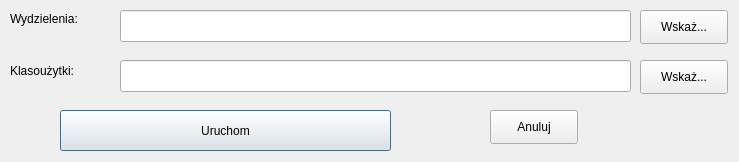
<?xml version="1.0" encoding="UTF-8"?>
<ui version="4.0">
 <class>Dialog</class>
 <widget class="QDialog" name="Dialog">
  <property name="geometry">
   <rect>
    <x>0</x>
    <y>0</y>
    <width>739</width>
    <height>162</height>
   </rect>
  </property>
  <property name="minimumSize">
   <size>
    <width>739</width>
    <height>162</height>
   </size>
  </property>
  <property name="maximumSize">
   <size>
    <width>739</width>
    <height>162</height>
   </size>
  </property>
  <property name="windowTitle">
   <string>Własności w wydzieleniach</string>
  </property>
  <widget class="QLabel" name="label">
   <property name="geometry">
    <rect>
     <x>10</x>
     <y>10</y>
     <width>101</width>
     <height>18</height>
    </rect>
   </property>
   <property name="font">
    <font>
     <family>Arial</family>
    </font>
   </property>
   <property name="text">
    <string>Wydzielenia:</string>
   </property>
  </widget>
  <widget class="QLabel" name="label_2">
   <property name="geometry">
    <rect>
     <x>10</x>
     <y>60</y>
     <width>101</width>
     <height>21</height>
    </rect>
   </property>
   <property name="font">
    <font>
     <family>Arial</family>
    </font>
   </property>
   <property name="text">
    <string>Klasoużytki:</string>
   </property>
  </widget>
  <widget class="QPushButton" name="pushButton_ok">
   <property name="geometry">
    <rect>
     <x>60</x>
     <y>110</y>
     <width>331</width>
     <height>41</height>
    </rect>
   </property>
   <property name="font">
    <font>
     <family>Arial</family>
    </font>
   </property>
   <property name="text">
    <string>Uruchom</string>
   </property>
  </widget>
  <widget class="QLineEdit" name="lineEdit_wydz">
   <property name="geometry">
    <rect>
     <x>120</x>
     <y>10</y>
     <width>511</width>
     <height>32</height>
    </rect>
   </property>
  </widget>
  <widget class="QLineEdit" name="lineEdit_klu">
   <property name="geometry">
    <rect>
     <x>120</x>
     <y>60</y>
     <width>511</width>
     <height>32</height>
    </rect>
   </property>
  </widget>
  <widget class="QPushButton" name="pushButton_wydz">
   <property name="geometry">
    <rect>
     <x>640</x>
     <y>10</y>
     <width>88</width>
     <height>34</height>
    </rect>
   </property>
   <property name="font">
    <font>
     <family>Arial</family>
    </font>
   </property>
   <property name="text">
    <string>Wskaż...</string>
   </property>
  </widget>
  <widget class="QPushButton" name="pushButton_klu">
   <property name="geometry">
    <rect>
     <x>640</x>
     <y>60</y>
     <width>88</width>
     <height>34</height>
    </rect>
   </property>
   <property name="font">
    <font>
     <family>Arial</family>
    </font>
   </property>
   <property name="text">
    <string>Wskaż...</string>
   </property>
  </widget>
  <widget class="QPushButton" name="pushButton_porzuc">
   <property name="geometry">
    <rect>
     <x>490</x>
     <y>110</y>
     <width>88</width>
     <height>34</height>
    </rect>
   </property>
   <property name="font">
    <font>
     <family>Arial</family>
    </font>
   </property>
   <property name="text">
    <string>Anuluj</string>
   </property>
  </widget>
 </widget>
 <resources/>
 <connections/>
</ui>
